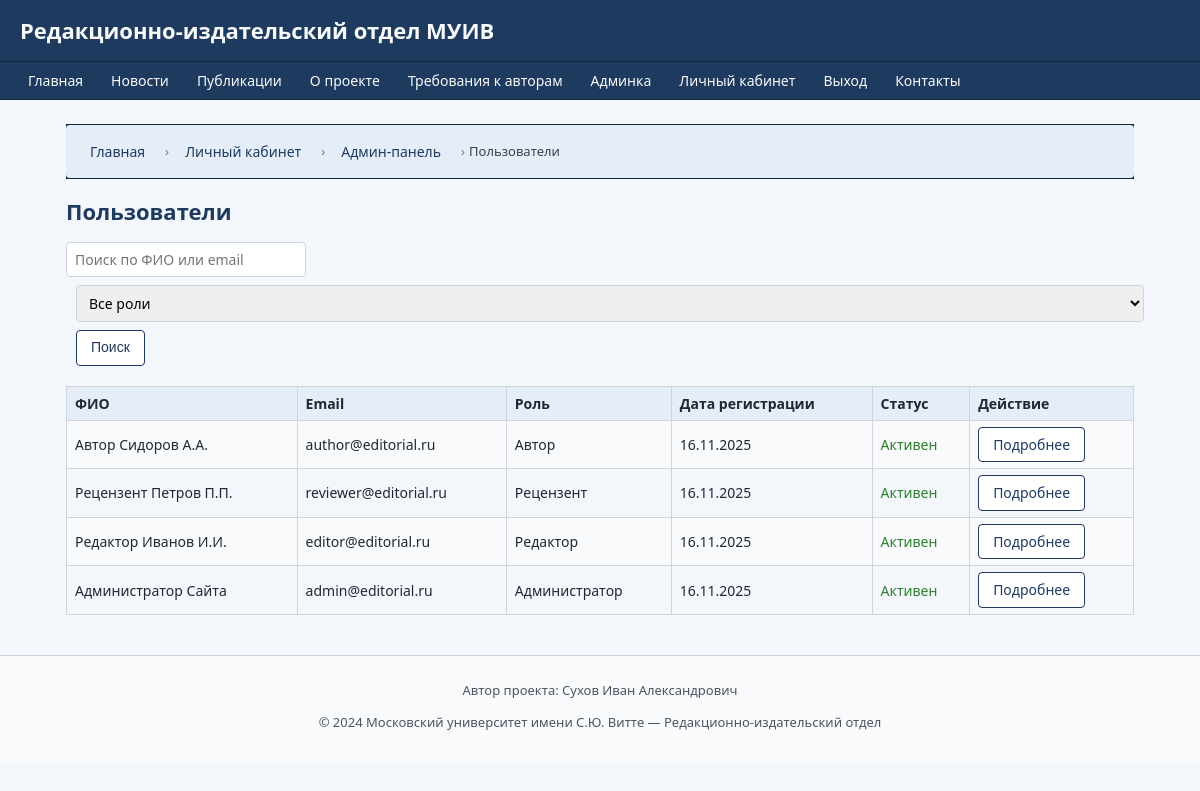
Page /admin/users (signed in) on the committed database.
### models.py (models this page shows)
class User(db.Model):
    __tablename__ = 'users'
    id = db.Column(db.Integer, primary_key=True)
    full_name = db.Column(db.String(128), nullable=False)
    email = db.Column(db.String(128), unique=True, nullable=False)
    password_hash = db.Column(db.String(128), nullable=False)
    role = db.Column(db.String(32), nullable=False)  # author, staff, reviewer, admin
    registered_at = db.Column(db.DateTime, default=datetime.utcnow)
    is_blocked = db.Column(db.Boolean, default=False)
    manuscripts = db.relationship('Manuscript', backref='author', lazy=True)
    reviews_made = db.relationship('Review', foreign_keys='Review.reviewer_id',
                                   backref='reviewer_user', lazy=True)
    messages_sent = db.relationship('Message', backref='sender', lazy=True)
    history_entries = db.relationship('ManuscriptHistory',
                                      backref='actor',
                                      lazy=True,
                                      foreign_keys='ManuscriptHistory.actor_id')

### routes.py (the view)
@routes.route('/admin/users')
@login_required('admin')
def admin_users():
    q = request.args.get('q', '').strip()
    role = request.args.get('role', '').strip()
    users_query = User.query
    if q:
        users_query = users_query.filter((User.full_name.ilike(f'%{q}%')) | (User.email.ilike(f'%{q}%')))
    if role:
        users_query = users_query.filter_by(role=role)
    users = users_query.order_by(User.registered_at.desc()).all()
    return render_template(
        'admin/users_list.html',
        users=users,
        user=current_user(),
        breadcrumbs=[
            ("Главная", url_for('routes.index')),
            ("Личный кабинет", url_for('routes.lk')),
            ("Админ-панель", url_for('routes.admin_dashboard')),
            ("Пользователи", None)
        ]
    )

### routes.py (called while the page is built)
def current_user():
    uid = session.get('user_id')
    if uid:
        return User.query.get(uid)
    return None

def login_required(role=None):
    def wrapper(f):
        from functools import wraps
        @wraps(f)
        def decorated_function(*args, **kwargs):
            user = current_user()
            if not user:
                flash("Для доступа требуется вход.", "warning")
                return redirect(url_for('routes.login'))
            if role and user.role != role:
                flash("Недостаточно прав.", "danger")
                return redirect(url_for('routes.index'))
            return f(*args, **kwargs)
        return decorated_function
    return wrapper

### templates/admin/users_list.html (shortened to what this page needs)
{% extends "base.html" %}
{% block content %}
<h2>Пользователи</h2>
<form method="get" action="{{ url_for('routes.admin_users') }}" style="margin-bottom: 20px;">
    <input type="text" name="q" value="{{ request.args.q or '' }}" placeholder="Поиск по ФИО или email" style="width: 240px;">
    <select name="role" style="margin-left: 10px;">
        <option value="">Все роли</option>
    </select>
    <button type="submit" class="btn btn-outline" style="margin-left: 10px;">Поиск</button>
</form>
{% if users %}
    <table class="table-striped">
        <tr>
            <th>ФИО</th>
            <th>Email</th>
            <th>Роль</th>
            <th>Дата регистрации</th>
            <th>Статус</th>
            <th>Действие</th>
        </tr>
        {% for u in users %}
        <tr>
            <td>{{ u.full_name }}</td>
            <td>{{ u.email }}</td>
            <td>
                {% if u.role == 'author' %}Автор
                {% elif u.role == 'staff' %}Редактор
                {% elif u.role == 'reviewer' %}Рецензент
                {% elif u.role == 'admin' %}Администратор
                {% else %}{{ u.role }}{% endif %}
            </td>
            <td>{{ u.registered_at.strftime('%d.%m.%Y') if u.registered_at else '' }}</td>
            <td>
                {% if u.is_blocked %}
                    <span style="color: #ba2b2b;">Заблокирован</span>
                {% else %}
                    <span style="color: #2e802e;">Активен</span>
                {% endif %}
            </td>
            <td>
                <a href="{{ url_for('routes.admin_user_edit', user_id=u.id) }}" class="btn btn-outline">Подробнее</a>
            </td>
        </tr>
        {% endfor %}
    </table>
{% else %}
    <p>Пользователей не найдено.</p>
{% endif %}
{% endblock %}

### static/css/main.css (style rules this page uses)
* { box-sizing: border-box; }
html, body { margin: 0; padding: 0; }
body { font-family: system-ui, -apple-system, BlinkMacSystemFont, "Segoe UI", sans-serif; font-size: 15px; line-height: 1.5; background: #f3f6fb; color: #1f2933; }
.btn { display: inline-block; padding: 7px 14px; font-size: 14px; line-height: 1.4; border-radius: 4px; border: 1px solid transparent; cursor: pointer; text-decoration: none; text-align: center; white-space: nowrap; transition: background 0.15s ease, color 0.15s ease, border-color 0.15s ease, transform 0.08s ease; }
.btn-outline { background: #ffffff; color: #1e3a5f; border-color: #1e3a5f; }
table { border-collapse: collapse; width: 100%; }
.table-striped th, .table-striped td { border: 1px solid #d1d5db; padding: 6px 8px; font-size: 14px; }
.table-striped th { background: #e5edf8; text-align: left; }
.table-striped tr:nth-child(even) td { background: #f9fafb; }
input[type="text"], input[type="email"], input[type="password"], input[type="date"], textarea, select { width: 100%; padding: 7px 8px; border-radius: 4px; border: 1px solid #cbd5e1; font-size: 14px; font-family: inherit; margin-bottom: 8px; }

### static/css/custom.css (style rules this page uses)
h2 { margin-top: 0; margin-bottom: 14px; font-size: 22px; color: #1e3a5f; }
a { color: #1e3a5f; }

### rows in the picture
User: full_name "Автор Сидоров А.А.", email "author@editorial.ru", role "Автор", registered_at "16.11.2025", is_blocked "Активен"
User: full_name "Рецензент Петров П.П.", email "reviewer@editorial.ru", role "Рецензент", registered_at "16.11.2025", is_blocked "Активен"
User: full_name "Редактор Иванов И.И.", email "editor@editorial.ru", role "Редактор", registered_at "16.11.2025", is_blocked "Активен"
User: full_name "Администратор Сайта", email "admin@editorial.ru", role "Администратор", registered_at "16.11.2025", is_blocked "Активен"

### other values in the picture
{{ title }} "Главная" "Личный кабинет" "Админ-панель"
{{ title }} "Пользователи"
